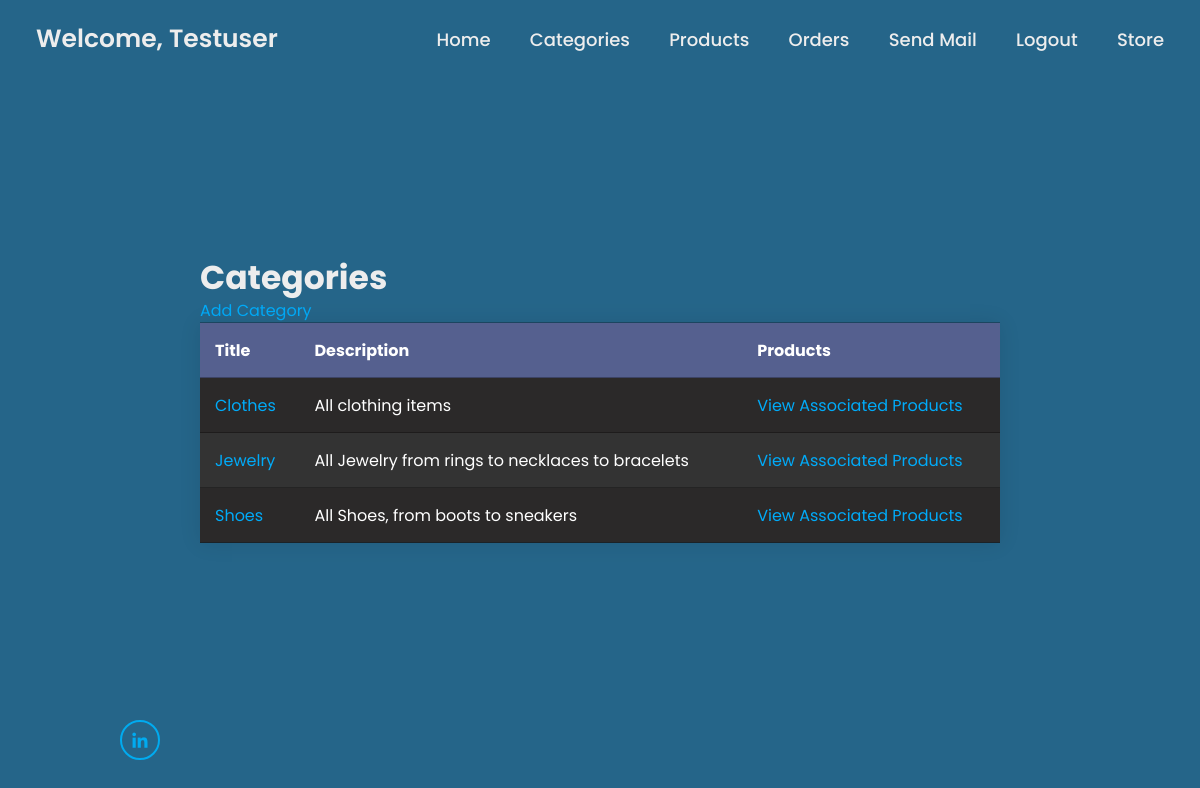
/products/categories/ (signed in), run on the app's committed database.
### accounts/models.py (models this page shows, shortened)
class User(AbstractUser):
    email = models.EmailField(max_length=254, unique=True)
    username = models.CharField(max_length=150, blank=True, unique=False)
    profile_img = models.ImageField(null=True, blank=True, upload_to='images/', default='images/default/default.jpg')
    USERNAME_FIELD = 'email'
    EMAIL_FIELD = 'email'
    REQUIRED_FIELDS = []

### products/models.py (models this page shows, shortened)
class Categories(models.Model):
    category_name = models.CharField(max_length=100, unique=True)
    description = models.TextField(max_length=300, blank=True)
    class Meta:
        verbose_name_plural = 'Categories'

### products/views.py (the view)
# urls.py: path('categories/', CategoriesListView.as_view(), name='category_list'),
class CategoriesListView(LoginRequiredMixin, UserPassesTestMixin, ListView):
    login_url = reverse_lazy('account_login')
    def test_func(self):
        return self.request.user.is_staff
    model = Categories
    template_name = 'products/category_list.html'
    context_object_name = 'categories'
    ordering = ['category_name']

### products/templates/products/category_list.html (shortened to what this page needs)
{% extends '_base.html' %}
{% load static %}
{% block content %}
{% if categories %}
<div class="container">
	<h1>Categories</h1>
	<div>
		<a href="{% url 'category_create' %}">Add Category</a>
	</div>
	<table>
		<thead>
			<tr>
				<th>Title</th>
				<th>Description</th>
				<th>Products</th>
			</tr>
		</thead>
		<tbody>
            {% for category in categories %}
			<tr>
                <td><a href="{% url 'category_update' category.id %}">{{ category.category_name }}</a></td>
				<td>{{ category.description|truncatechars:50 }}</td>
				<td><a href="{% url 'product_by_category' category.category_name %}">View Associated Products</a></td>
			</tr>
            {% endfor %}
		</tbody>
	</table>
</div>
{% else %}
<div class="logout-page">
    <h2>Uh oh, it appears you don't have any Categories yet...</h2>
        <button class='glowing-btn' id="logout-button"><a href="{% url 'category_create' %}"><span class='glowing-txt'>A<span class='faulty-letter'>D</span>D</span></a></button>
</div>
{% endif %}
{% endblock content %}

### django_project/templates/_base.html (shortened to what this page needs)
{% load static %}
<!DOCTYPE html>
<html lang="en">
<head>
    <link rel="stylesheet" href="{% static 'css/style.css' %}">
    <link href='https://unpkg.com/boxicons@2.1.4/css/boxicons.min.css' rel='stylesheet'>
    <link rel="stylesheet" href="{% static 'css/main.css' %}">
</head>
<body>
    <header class="header">
        <a href="{% url 'account_signup' %}" class="logo"> {% if user.is_authenticated %}Welcome, {{ user.username|title }}{% else %}Please Create An Account.{% endif %}</a>
        {% block navbar %}
        <nav class="navbar">
            {% if user.is_authenticated %}
            <a href="{% url 'home' %}">Home</a>
            <a href="{% url 'category_list' %}">Categories</a>
            <a href="{% url 'products_list' %}">Products</a>
            <a href="{% url 'orders_incomplete_list' %}">Orders</a>
            <a href="{% url 'email_list' %}">Send Mail</a>
            <a href="{% url 'confirm_signout' %}">Logout</a>
            <a href="{% url 'storefront' %}">Store</a>
            {% else %}
            <a href="{% url 'home' %}">Home</a>
            <a href="{% url 'account_login' %}">Login</a>
            {% endif %}
        </nav>
        {% endblock navbar %}
    </header>
    <section class="home">
        <div class="home-content">
            {% block content %}{% endblock content %}
        </div>
        <div class="home-sci">
            <a target="_blank" href="https://www.linkedin.com/in/bennett-billings-529545238/"><i class='bx bxl-linkedin'></i></a>
        </div>
    </section>
</body>
</html>

### django_project/static/css/style.css (style rules this page uses)
* { margin: 0; padding: 0; box-sizing: border-box; font-family: 'Poppins', sans-serif; }
body { color: #256589; background-color: #256589; }
.header { position: fixed; top: 0; left: 0; width: 100%; padding: 20px 3%; display: flex; justify-content: space-between; align-items: center; z-index: 100; background-color: #256589; }
.logo { position: relative; font-size: 25px; color: #ededed; text-decoration: none; font-weight: 600; }
.logo::before { content: ''; position: absolute; top: 0; right: 0; width: 100%; height: 100%; background: #2C72A3; animation: showRight 1s ease forwards; animation-delay: .4s; }
.navbar a { font-size: 18px; color: #ededed; text-decoration: none; font-weight: 500; margin-left: 35px; transition: .3s; }
.home { height: 100vh; background: #256589; background-size: cover; background-position: center; display: flex; align-items: center; padding: 0 10%; color: #ededed; }
.home-content a { color: #00abf9; text-decoration: none; }
.home-content { max-width: 600px; }
.home-content h1 { position: relative; font-size: 33px; font-weight: 700; line-height: 1.2; }
.home-content h1::before { content: ''; position: absolute; top: 0; right: 0; width: 100%; height: 100%; background: #2C72A3; animation: showRight 1s ease forwards; animation-delay: 1s; }
.home-sci { position: absolute; bottom: 40px; width: 170px; display: flex; justify-content: space-between; }
.home-sci a { position: relative; display: inline-flex; justify-content: center; align-items: center; width: 40px; height: 40px; background: transparent; border: 2px solid #00abf0; border-radius: 50%; font-size: 20px; color: #00abf0; text-decoration: none; z-index: 1; overflow: hidden; transition: .5s; }
.home-sci a::before { content: ''; position: absolute; top: 0; left: 0; width: 0; height: 100%; background: #1E5574; z-index: -1; transition: .5s; }

### django_project/static/css/main.css (style rules this page uses)
.container { position: absolute; top: 50%; left: 50%; transform: translate(-50%, -50%); flex-direction: column; display: flex; max-height: 60%; }
.container a { color: #00abf9; }
table { width: 800px; border-collapse: collapse; overflow: hidden; box-shadow: 0 0 20px rgba(0,0,0,0.1); background-color: black; }
table a { color: rgb(45, 171, 254); }
th, td { padding: 15px; background-color: rgba(255,255,255,0.2); color: #fff; }
th { text-align: left; }
tbody tr:nth-child(odd) td { background-color: rgb(43, 41, 41); }
:root { --glow-color: hsl(186 100% 69%); }
*, *::before, *::after { box-sizing: border-box; }

### data on the page
User: username "Testuser"
Categories: category_name "Clothes", description "All clothing items"
Categories: category_name "Jewelry", description "All Jewelry from rings to necklaces to bracelets"
Categories: category_name "Shoes", description "All Shoes, from boots to sneakers"
